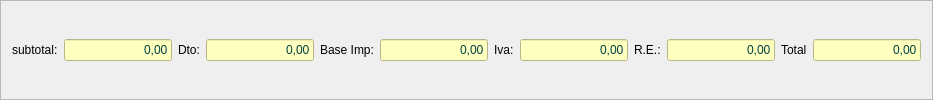
    <widget class="QFrame" name="frame_3">
     <property name="frameShape">
      <enum>QFrame::StyledPanel</enum>
     </property>
     <property name="frameShadow">
      <enum>QFrame::Raised</enum>
     </property>
     <layout class="QHBoxLayout" name="horizontalLayout_5">
      <item>
       <widget class="QLabel" name="label_8">
        <property name="text">
         <string>subtotal:</string>
        </property>
       </widget>
      </item>
      <item>
       <widget class="QLineEdit" name="txtsubtotal">
        <property name="enabled">
         <bool>false</bool>
        </property>
        <property name="minimumSize">
         <size>
          <width>0</width>
          <height>0</height>
         </size>
        </property>
        <property name="maximumSize">
         <size>
          <width>1000</width>
          <height>16777215</height>
         </size>
        </property>
        <property name="styleSheet">
         <string notr="true">background-color: rgb(255, 255, 192);
color: rgb(0, 64, 64);</string>
        </property>
        <property name="text">
         <string>0,00</string>
        </property>
        <property name="alignment">
         <set>Qt::AlignRight|Qt::AlignTrailing|Qt::AlignVCenter</set>
        </property>
        <property name="readOnly">
         <bool>true</bool>
        </property>
       </widget>
      </item>
      <item>
       <widget class="QLabel" name="label_9">
        <property name="text">
         <string>Dto:</string>
        </property>
       </widget>
      </item>
      <item>
       <widget class="QLineEdit" name="txtimporte_descuento">
        <property name="enabled">
         <bool>false</bool>
        </property>
        <property name="maximumSize">
         <size>
          <width>1000</width>
          <height>16777215</height>
         </size>
        </property>
        <property name="styleSheet">
         <string notr="true">background-color: rgb(255, 255, 192);
color: rgb(0, 64, 64);</string>
        </property>
        <property name="text">
         <string>0,00</string>
        </property>
        <property name="alignment">
         <set>Qt::AlignRight|Qt::AlignTrailing|Qt::AlignVCenter</set>
        </property>
       </widget>
      </item>
      <item>
       <widget class="QLabel" name="label_16">
        <property name="text">
         <string>Base Imp:</string>
        </property>
       </widget>
      </item>
      <item>
       <widget class="QLineEdit" name="txtbase">
        <property name="enabled">
         <bool>false</bool>
        </property>
        <property name="sizePolicy">
         <sizepolicy hsizetype="Expanding" vsizetype="Fixed">
          <horstretch>0</horstretch>
          <verstretch>0</verstretch>
         </sizepolicy>
        </property>
        <property name="maximumSize">
         <size>
          <width>1000</width>
          <height>16777215</height>
         </size>
        </property>
        <property name="styleSheet">
         <string notr="true">background-color: rgb(255, 255, 192);
color: rgb(0, 64, 64);</string>
        </property>
        <property name="text">
         <string>0,00</string>
        </property>
        <property name="alignment">
         <set>Qt::AlignRight|Qt::AlignTrailing|Qt::AlignVCenter</set>
        </property>
       </widget>
      </item>
      <item>
       <widget class="QLabel" name="label_11">
        <property name="text">
         <string>Iva:</string>
        </property>
       </widget>
      </item>
      <item>
       <widget class="QLineEdit" name="txtiva">
        <property name="enabled">
         <bool>false</bool>
        </property>
        <property name="maximumSize">
         <size>
          <width>1000</width>
          <height>16777215</height>
         </size>
        </property>
        <property name="styleSheet">
         <string notr="true">background-color: rgb(255, 255, 192);
color: rgb(0, 64, 64);</string>
        </property>
        <property name="text">
         <string>0,00</string>
        </property>
        <property name="alignment">
         <set>Qt::AlignRight|Qt::AlignTrailing|Qt::AlignVCenter</set>
        </property>
       </widget>
      </item>
      <item>
       <widget class="QLabel" name="label_10">
        <property name="text">
         <string>R.E.:</string>
        </property>
       </widget>
      </item>
      <item>
       <widget class="QLineEdit" name="txttotal_recargo">
        <property name="enabled">
         <bool>false</bool>
        </property>
        <property name="styleSheet">
         <string notr="true">background-color: rgb(255, 255, 192);
color: rgb(0, 64, 64);</string>
        </property>
        <property name="text">
         <string>0,00</string>
        </property>
        <property name="alignment">
         <set>Qt::AlignRight|Qt::AlignTrailing|Qt::AlignVCenter</set>
        </property>
       </widget>
      </item>
      <item>
       <widget class="QLabel" name="label_12">
        <property name="text">
         <string>Total</string>
        </property>
       </widget>
      </item>
      <item>
       <widget class="QLineEdit" name="txttotal">
        <property name="enabled">
         <bool>false</bool>
        </property>
        <property name="maximumSize">
         <size>
          <width>1000</width>
          <height>16777215</height>
         </size>
        </property>
        <property name="styleSheet">
         <string notr="true">background-color: rgb(255, 255, 192);
color: rgb(0, 64, 64);</string>
        </property>
        <property name="text">
         <string>0,00</string>
        </property>
        <property name="alignment">
         <set>Qt::AlignRight|Qt::AlignTrailing|Qt::AlignVCenter</set>
        </property>
       </widget>
      </item>
     </layout>
    </widget>
